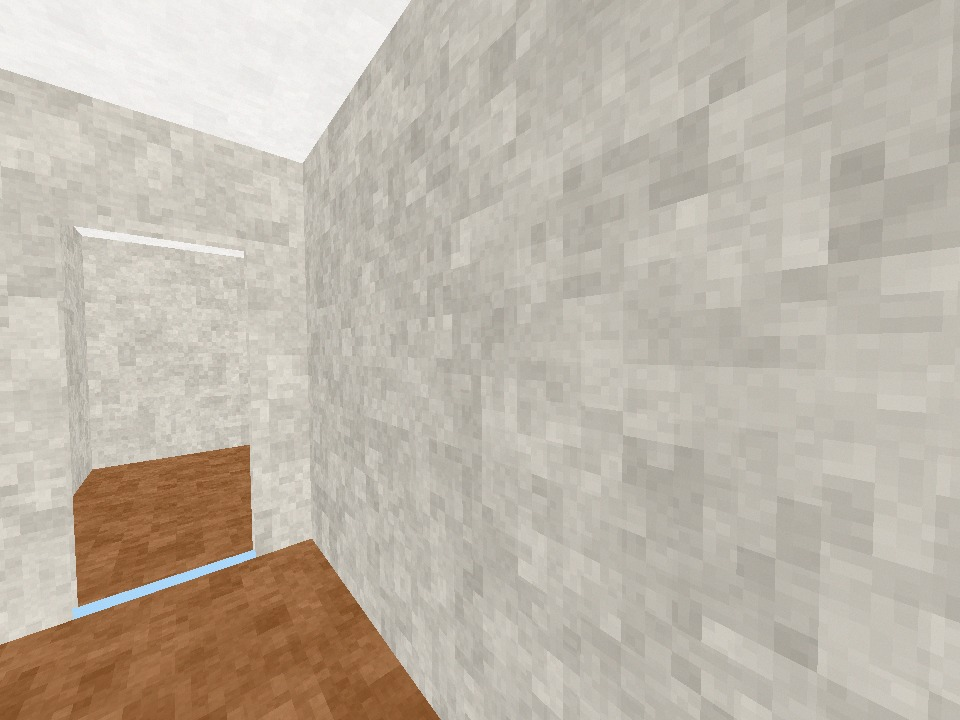
#> input picture benchmark/data/tier1_photos_raw/connector_hall/IMG_0001.jpg, 960 x 720 px
$ python -i room_classifier.py   (imports and definitions only)   (older library calls are emulated)
#> lines starting #> are read from the running program, lines starting #| are printed output that depends on the picture; after the words box and inside, x2 and y2 are one past the last pixel; in counts of white or black regions, pixels touching at a corner belong together
#> further down, picture is the input picture: shape (720, 960, 3); mean B, G, R 169.1, 181.8, 190.4
"""
pipeline/ingestion/room_classifier.py
Intelligent Computer Vision Room Typology Classifier.
Accurately categorizes indoor residential environments based on computer vision research (MIT Places365 & SUN RGB-D):
1. Living Area (living): Daylight windows, TV screens, sofas/couches, open spatial envelope, broad aspect ratio.
2. Bathroom (bathroom): High ceramic tile density, white porcelain fixtures (toilet, bathtub, sink), chrome shower glass.
3. Primary Bedroom (bedroom): Enclosed private room, bed mattress/platform mass, uniform wall paint, diffuse lighting.
4. Kitchen Area (kitchen): Countertop work surface (0.85-0.95m AFF), cooktop/stove, backsplash tile band, overhead cabinets.
5. Connector / Hallway (hallway): Converging perspective lines to vanishing point, elongated corridor aspect ratio, entrance doorways.
6. Wall Elevation Inspection: Close-up of damaged drywall/cavity with exposed timber studs and shear cracks.
"""

from typing import Dict, Any, List, Optional, Tuple
import cv2
import numpy as np


class RoomTypologyClassifier:
    """
    Classifies indoor rooms into architectural typologies using computer vision:
    - Living Area (living)
    - Bathroom (bathroom)
    - Primary Bedroom (bedroom)
    - Kitchen Area (kitchen)
    - Connector Corridor / Hallway (hallway)
    """

    def __init__(self):
        pass

    def classify_image(self, bgr: np.ndarray, filename: str = "") -> Dict[str, Any]:
        """
        Extracts multi-band visual features and scores candidate room typologies.
        Returns the winning room type, formatted display name, confidence, and detected cues.
        """
#> called with filename = ''
        if bgr is None or len(bgr.shape) != 3:
            return {
                "room_type": "living",
                "room_name": "Living Area",
                "confidence_pct": 85.0,
                "cues": ["default_fallback"],
                "scores": {}
            }

        h, w, _ = bgr.shape
        scale = max(w, h) / 1000.0
        gray = cv2.cvtColor(bgr, cv2.COLOR_BGR2GRAY)
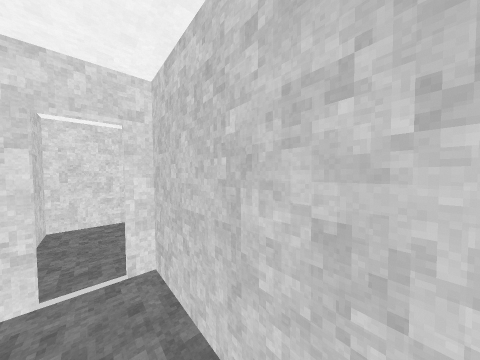
#> gray: shape (720, 960) (shown at 1/2 size); min 81, max 252, mean 182.9
        hsv = cv2.cvtColor(bgr, cv2.COLOR_BGR2HSV)
#> hsv: shape (720, 960, 3); mean H, S, V 20.8, 32.3, 190.6

        aspect_ratio = float(w / max(h, 1))
        var_gray = float(np.var(gray))
#> var_gray = 885.4
        sat_mean = float(np.mean(hsv[:, :, 1]))
#> sat_mean = 32.34
        lum_mean = float(np.mean(gray))
#> lum_mean = 182.9

        # -------------------------------------------------------------
        # Feature 1: Porcelain & Ceramic Tile (Bathroom Signature)
        # -------------------------------------------------------------
        # Neutral glazed wall/floor tiles (low saturation, moderate-high lightness)
        neutral_tile = float(np.sum((hsv[:, :, 1] < 45) & (gray > 105) & (gray < 240)) / (w * h))
#> neutral_tile = 0.872
        # White porcelain fixtures (toilet bowl, bathtub interior, sink basin)
        white_porcelain = float(np.sum((gray >= 210) & (hsv[:, :, 1] < 28)) / (w * h))
#> white_porcelain = 0.0926
        # Specular gloss on ceramic / chrome glass
        specular_gloss = float(np.sum((gray > 235) & (hsv[:, :, 1] < 35)) / (w * h))
#> specular_gloss = 0.0535
        is_bathroom_surface = (white_porcelain > 0.03 or neutral_tile > 0.35 or (neutral_tile > 0.20 and specular_gloss > 0.02))
#> is_bathroom_surface = True

        # -------------------------------------------------------------
        # Feature 2: Dark TV Screen / Furniture / Daylight Window (Living Area)
        # -------------------------------------------------------------
        # Black flat-panel TV screen or dark entertainment console
        dark_screen = float(np.sum(gray < 42) / (w * h)) if not is_bathroom_surface else 0.0
#> dark_screen = 0
        # Window daylight in upper half (only valid if not inside a tiled bathroom)
        upper_half = gray[:int(h * 0.55), :]
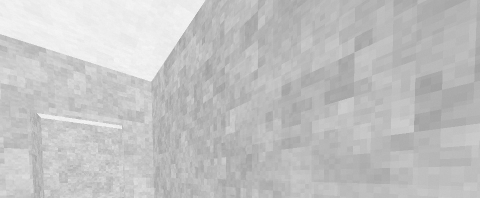
#> upper_half: shape (396, 960) (shown at 1/2 size); min 156, max 252, mean 193.9
        daylight_ratio = float(np.sum((upper_half > 205) & (hsv[:int(h * 0.55), :, 1] < 55)) / (w * h * 0.55)) if not is_bathroom_surface else 0.0
#> daylight_ratio = 0

        # -------------------------------------------------------------
        # Feature 3: Kitchen Countertops & Cabinetry (Strict Kitchen Signature)
        # -------------------------------------------------------------
        # Kitchen work surfaces require horizontal slab edge in the mid-band
        mid_band = gray[int(h * 0.40):int(h * 0.72), :]
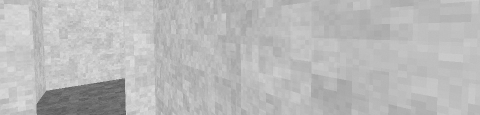
#> mid_band: shape (230, 960) (shown at 1/2 size); min 83, max 228, mean 185.7
        sobely_mid = float(np.mean(np.abs(cv2.Sobel(mid_band, cv2.CV_64F, 0, 1, ksize=3))))
#> sobely_mid = 11.88
        sobelx_mid = float(np.mean(np.abs(cv2.Sobel(mid_band, cv2.CV_64F, 1, 0, ksize=3))))
#> sobelx_mid = 12.79
        kitchen_edge_ratio = sobely_mid / max(sobelx_mid, 1e-3)
#> kitchen_edge_ratio = 0.929
        # True kitchens require both strong horizontal countertop energy AND vertical cabinet seam lines
        # and must not be a tiled bathroom
        has_kitchen_cabinetry = (kitchen_edge_ratio > 1.35 and sobelx_mid > 30.0 and neutral_tile < 0.35 and not is_bathroom_surface)
#> has_kitchen_cabinetry = False

        # -------------------------------------------------------------
        # Feature 4: Perspective Vanishing Point (Hallway / Corridor)
        # -------------------------------------------------------------
        edges = cv2.Canny(gray, 40, 130)
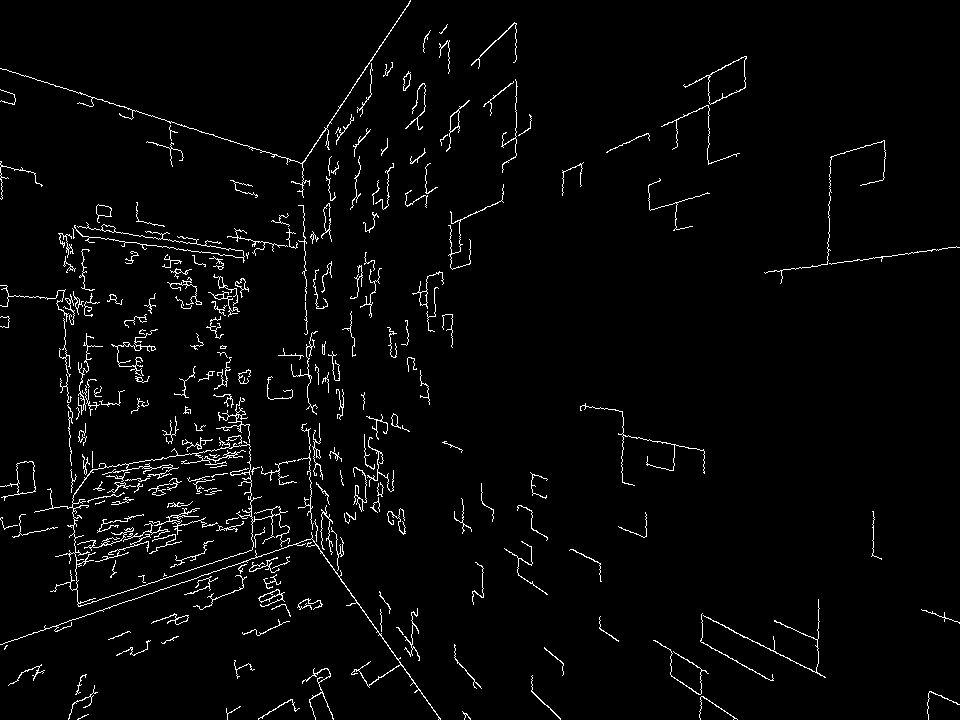
#> edges: shape (720, 960); 2.8% white in thin lines or dots
        lines = cv2.HoughLinesP(edges, 1, np.pi / 180, 40, minLineLength=int(min(w, h) * 0.12), maxLineGap=20)
#> lines = 71 rows, first 6: [606, 152, 745, 87], [134, 599, 333, 531], [701, 614, 825, 677], [291, 182, 380, 45], [61, 290, 78, 606], [313, 540, 428, 703]
        left_diag, right_diag = 0, 0
        if lines is not None:
            for l in lines:
                x1, y1, x2, y2 = l.flatten()[:4]
                ang = abs(np.arctan2(y2 - y1, x2 - x1) * 180.0 / np.pi)
                if 22 <= ang <= 68:
                    mid_x = (x1 + x2) / 2.0
                    if mid_x < w * 0.5:
                        left_diag += 1
                    else:
                        right_diag += 1
#> this loop made 71 passes
#> (x1, y1, x2, y2, ang, mid_x) on passes 1, 3, 4, 6, 14, 22, 26, 32: (606, 152, 745, 87, 25.06, 675.5), (701, 614, 825, 677, 26.93, 763), (291, 182, 380, 45, 56.99, 335.5), (313, 540, 428, 703, 54.8, 370.5), (196, 304, 287, 213, 45, 241.5), (354, 597, 440, 719, 54.82, 397), (70, 588, 140, 466, 60.15, 105), (147, 466, 245, 414, 27.95, 196)
#> after the loop, left_diag = 24; right_diag = 4

        hallway_balance = min(left_diag, right_diag) / max(1.0, (left_diag + right_diag)) if (left_diag + right_diag) >= 4 else 0.0
#> hallway_balance = 0.143
        is_corridor_view = (hallway_balance > 0.30 or (h / max(w, 1) > 1.30 and (left_diag + right_diag) >= 4)) and not is_bathroom_surface
#> is_corridor_view = False

        # -------------------------------------------------------------
        # Feature 5: Drywall Stud Cavity Breach (Wall Surface Damage)
        # -------------------------------------------------------------
        # Exposed timber studs in broken drywall wall (orange-brown wood with white plaster border)
        timber_mask = (hsv[:, :, 0] >= 8) & (hsv[:, :, 0] <= 24) & (hsv[:, :, 1] >= 50) & (hsv[:, :, 2] >= 45) & (gray < 190)
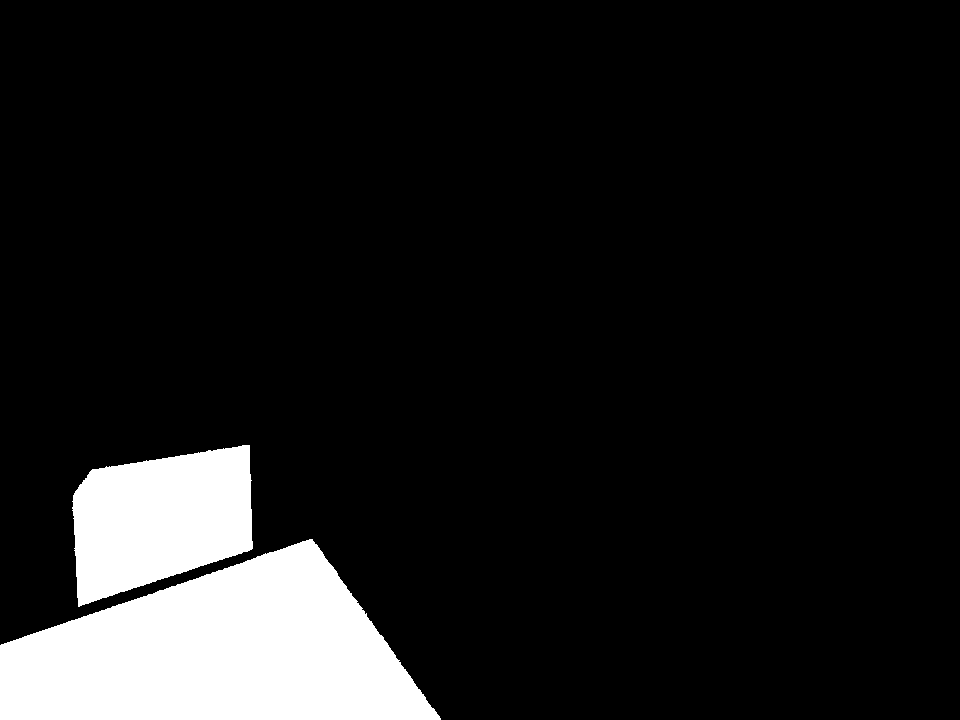
#> timber_mask: shape (720, 960) bool; 10.5% white; 2 white regions, box (x1, y1, x2, y2) and area: (0, 539, 441, 720) 51777, (72, 445, 253, 607) 21081
        timber_ratio = float(np.sum(timber_mask) / (w * h))
#> timber_ratio = 0.105
        white_border = float(np.sum(gray > 195) / (w * h))
#> white_border = 0.258
        # Wall breach requires jagged plaster fracture gradient, not smooth bathroom tiles
        lap_var = float(cv2.Laplacian(gray, cv2.CV_64F).var())
#> lap_var = 139.4
        is_wall_breach_photo = (timber_ratio > 0.22 and white_border > 0.15 and lap_var > 450.0 and not is_bathroom_surface)
#> is_wall_breach_photo = False

        # -------------------------------------------------------------
        # Scoring Typologies
        # -------------------------------------------------------------
        scores = {
            "living": 0.0,
            "bathroom": 0.0,
            "bedroom": 0.0,
            "kitchen": 0.0,
            "hallway": 0.0
        }
        cues_triggered = []

        # 1. Bathroom Evidence (Bathtub, toilet, white porcelain, neutral tiles, chrome)
        if is_bathroom_surface:
            scores["bathroom"] += 6.0 + white_porcelain * 35.0 + neutral_tile * 6.0 + specular_gloss * 10.0
            if white_porcelain > 0.03:
                cues_triggered.append("white_porcelain_fixtures")
            if neutral_tile > 0.35:
                cues_triggered.append("ceramic_wall_tiles")
            if specular_gloss > 0.02:
                cues_triggered.append("chrome_glass_specular_gloss")

        # 2. Living Area Evidence (Daylight, TV screen, sofa, open social envelope)
        if daylight_ratio > 0.10:
            scores["living"] += 4.5 + daylight_ratio * 5.0
            cues_triggered.append("wide_daylight_window_envelope")
        if dark_screen > 0.08 and not is_corridor_view:
            scores["living"] += 4.0
            cues_triggered.append("entertainment_display_console")
        if aspect_ratio >= 1.20 and var_gray > 2500.0 and not is_bathroom_surface:
            scores["living"] += 3.0
            cues_triggered.append("broad_open_social_space")

        # 3. Bedroom Evidence (Enclosed private room, bed mass, soft ambient light)
        if var_gray < 1800.0 and sat_mean < 50.0 and not is_bathroom_surface:
            scores["bedroom"] += 4.2
            cues_triggered.append("enclosed_interior_ambient_envelope")
        elif sat_mean < 60.0 and daylight_ratio < 0.08 and not is_bathroom_surface:
            scores["bedroom"] += 2.5
            cues_triggered.append("private_ambient_lighting")

        # 4. Hallway / Corridor Evidence
        if is_corridor_view:
            scores["hallway"] += 5.0 + hallway_balance * 3.0
            cues_triggered.append("converging_corridor_perspective")

        # 5. Kitchen Area Evidence (Strict: only if genuine countertop & cabinets exist)
        if has_kitchen_cabinetry and not is_bathroom_surface:
            scores["kitchen"] += 6.0
            cues_triggered.append("countertop_horizontal_work_surface")
            cues_triggered.append("overhead_cabinetry_lines")

        # 6. Wall Breach Elevation Inspection
        if is_wall_breach_photo:
            scores["living"] += 4.0
            scores["bedroom"] += 3.5
            scores["bathroom"] = 0.0
            scores["kitchen"] = 0.0
            cues_triggered.append("exposed_timber_stud_cavity")
            cues_triggered.append("drywall_partition_breach")

        # Filename hints if explicitly labeled
        fn_lower = filename.lower()
        if "living" in fn_lower:
            scores["living"] += 3.0
        elif "kitchen" in fn_lower:
            scores["kitchen"] += 4.0
        elif "bed" in fn_lower:
            scores["bedroom"] += 3.5
        elif "bath" in fn_lower or "toilet" in fn_lower:
            scores["bathroom"] += 4.5
        elif "corridor" in fn_lower or "hall" in fn_lower:
            scores["hallway"] += 3.5

        best_type = max(scores, key=scores.get)
#> best_type = 'bathroom'
        confidence = round(min(97.5, max(75.0, 70.0 + scores[best_type] * 3.5)), 1)
#> confidence = 97.5

        type_to_name = {
            "living": "Living Area",
            "bathroom": "Bathroom",
            "bedroom": "Primary Bedroom",
            "kitchen": "Kitchen Area",
            "hallway": "Central Hallway"
        }

        return {
            "room_type": best_type,
            "room_name": type_to_name.get(best_type, "Living Area"),
            "confidence_pct": confidence,
            "cues": cues_triggered if cues_triggered else ["architectural_spatial_envelope"],
            "scores": {k: round(v, 2) for k, v in scores.items()}
        }

>>> import cv2
>>> picture = cv2.imread('../../benchmark/data/tier1_photos_raw/connector_hall/IMG_0001.jpg')
>>> result = RoomTypologyClassifier().classify_image(picture)
#> result = 5 items
